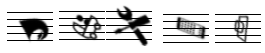
#> input picture Img/captchas/Botão.png, 265 x 53 px, found by its file name
$ python -i cvc.py   (imports and definitions only)
#> lines starting #> are read from the running program, lines starting #| are printed output that depends on the picture
import cv2


def remove_lines(image):
    gray = cv2.bitwise_not(image)
    v_image = gray.copy()
    vertical_kernel = cv2.getStructuringElement(cv2.MORPH_RECT, (1,2))
    v_image_eroded = cv2.erode(v_image, vertical_kernel)
    v_image_dilated = cv2.dilate(v_image_eroded, vertical_kernel)
    return v_image_dilated

def checkBlackCol(gray, col):
    for p in range(gray.shape[0]):
        if gray[p][col] > 50:
            return False
    return True

def checkBlackRow(gray, row):
    for p in range(gray.shape[1]):
        if gray[row][p] > 50:
            return False
    return True

def extract_basic_image(path):
    image = cv2.imread(path, 0)
    elements = remove_lines(image)
    return elements

def processImage(filename):
#> called with filename = 'Img/captchas/Botão.png'
	img = cv2.imread('Img/captchas/' + filename, 0)
#> img is the input picture: shape (53, 265); min 0, max 255, mean 213.7

	imgBorder = cv2.copyMakeBorder(img, 8, 8, 8, 8, cv2.BORDER_REPLICATE)
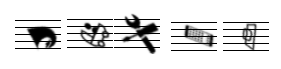
#> imgBorder: shape (69, 281); min 0, max 255, mean 225

	# [6 lines of commented-out code are left out]
	cv2.imwrite('Img/processedCaptchas/' + filename, imgBorder)

def findInCaptcha(filename):
	processImage(filename)
	elementFile = 'Img/elementsCaptcha/' + filename
	captchaFile = 'Img/processedCaptchas/' + filename

	template = cv2.imread(elementFile,0)
	img = cv2.imread(captchaFile,0)
	# print(template)

	if template is None:
		cv2.imwrite('Img/elementsCaptcha/' + filename, img)

		return []
	else:

		template = extract_basic_image(elementFile)
#> in remove_lines, `gray = cv2.bitwise_not(image)`:
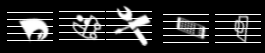
#> gray: shape (53, 265); min 0, max 255, mean 41.3
#> in remove_lines, `v_image_eroded = cv2.erode(v_image, vertical_kernel)`:
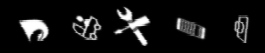
#> v_image_eroded: shape (53, 265); min 0, max 255, mean 21.5
#> in remove_lines, `v_image_dilated = cv2.dilate(v_image_eroded, vertical_kernel)`:
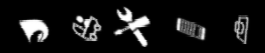
#> v_image_dilated: shape (53, 265); min 0, max 255, mean 24.6
		img = extract_basic_image(captchaFile)
#> in remove_lines (call 2), `gray = cv2.bitwise_not(image)`:
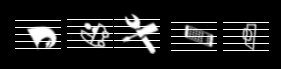
#> gray: shape (69, 281); min 0, max 255, mean 30
#> in remove_lines (call 2), `v_image_eroded = cv2.erode(v_image, vertical_kernel)`:
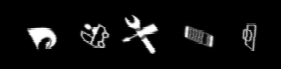
#> v_image_eroded: shape (69, 281); min 0, max 255, mean 15.6
#> in remove_lines (call 2), `v_image_dilated = cv2.dilate(v_image_eroded, vertical_kernel)`:
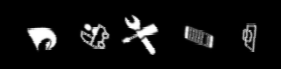
#> v_image_dilated: shape (69, 281); min 0, max 255, mean 17.8

		w, h = template.shape[::-1]
#> w = 265; h = 53

		res = cv2.matchTemplate(img,template,cv2.TM_SQDIFF_NORMED)

		min_val, max_val, min_loc, max_loc = cv2.minMaxLoc(res)
#> min_val = 1.58e-07; max_val = 1; min_loc = (8, 8); max_loc = (0, 0)
		top_left = min_loc
#> top_left = (8, 8)

		bottom_right = (top_left[0] + w, top_left[1] + h)
#> bottom_right = (273, 61)
		cv2.rectangle(img,top_left, bottom_right, 0, 2)

		# print("salvando")
		found = img[top_left[1]:top_left[1]+h, top_left[0]:top_left[0]+w]
		cv2.imwrite('Img/matchCaptcha/' + filename, found)

		return [top_left[0] + w/2, top_left[1] + h/2]

>>> result = findInCaptcha('Img/captchas/Botão.png')
#> result = [140.5, 34.5]

$ run again, on Img/captchas/Cabelo.png
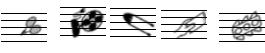
#> input picture Img/captchas/Cabelo.png, 265 x 53 px, found by its file name
#> in processImage, img is the input picture: shape (53, 265); min 0, max 255, mean 218.5
#> in processImage, `imgBorder = cv2.copyMakeBorder(img, 8, 8, 8, 8, cv2.BORDER_REPLICATE)`:
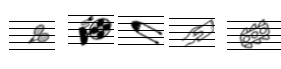
#> imgBorder: shape (69, 281); min 0, max 255, mean 228
#> gray: shape (69, 281)
#> v_image_eroded: shape (69, 281)
#> in remove_lines (call 2), `v_image_dilated = cv2.dilate(v_image_eroded, vertical_kernel)`:
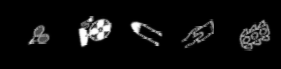
#> v_image_dilated: shape (69, 281); min 0, max 255, mean 13.5
#> min_val = 1.54e-07; max_val = 1; min_loc = (8, 8); max_loc = (0, 0)
#> top_left = (8, 8)
#> bottom_right = (273, 61)
#> result = [140.5, 34.5]

$ run again, on Img/captchas/Carro.png
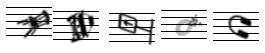
#> input picture Img/captchas/Carro.png, 265 x 53 px, found by its file name
#> in processImage, img is the input picture: shape (53, 265); min 0, max 255, mean 217.2
#> in processImage, `imgBorder = cv2.copyMakeBorder(img, 8, 8, 8, 8, cv2.BORDER_REPLICATE)`:
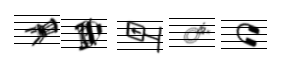
#> imgBorder: shape (69, 281); min 0, max 255, mean 227.6
#> gray: shape (69, 281)
#> v_image_eroded: shape (69, 281)
#> in remove_lines (call 2), `v_image_dilated = cv2.dilate(v_image_eroded, vertical_kernel)`:
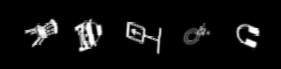
#> v_image_dilated: shape (69, 281); min 0, max 255, mean 14.6
#> min_val = 1.29e-07; max_val = 1; min_loc = (8, 8); max_loc = (0, 0)
#> top_left = (8, 8)
#> bottom_right = (273, 61)
#> result = [140.5, 34.5]

$ run again, on Img/captchas/Celular.png
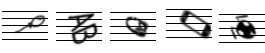
#> input picture Img/captchas/Celular.png, 265 x 53 px, found by its file name
#> in processImage, img is the input picture: shape (53, 265); min 0, max 255, mean 217.5
#> gray: shape (69, 281)
#> v_image_eroded: shape (69, 281)
#> in remove_lines (call 2), `v_image_dilated = cv2.dilate(v_image_eroded, vertical_kernel)`:
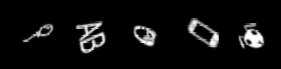
#> v_image_dilated: shape (69, 281); min 0, max 255, mean 14.5
#> min_val = 8.33e-08; max_val = 1; min_loc = (8, 8); max_loc = (0, 0)
#> top_left = (8, 8)
#> bottom_right = (273, 61)
#> result = [140.5, 34.5]
